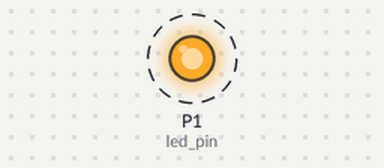
Recording of a program running on a simulated BBC micro:bit running MicroPython. Shown: output pins drawn as LEDs (lit = HIGH). Dashed ring = blinking.

Above: at 0.2 s.
Timing chart, 0 to 3.0 s (numbered marks = the images above):
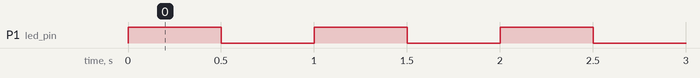

Measured:
- by itself, P1 (led_pin): alternates HIGH for 0.50 s and LOW for 0.50 s

The program:

blink-one-led-03.py
```python
# Imports go at the top
from microbit import *

# Set the LED pin
led_pin = pin1
# Set the LED to on
led_on = True
# Set the LED to off
led_off = False

# Code in a 'while True:' loop repeats forever
while True:
    # Turn the LED on
    led_pin.write_digital(led_on)
    # Wait for 500ms (0.5 seconds)
    sleep(500)
    # Turn the LED off
    led_pin.write_digital(led_off)
    # Wait for 500ms (0.5 seconds)
    sleep(500)
```
